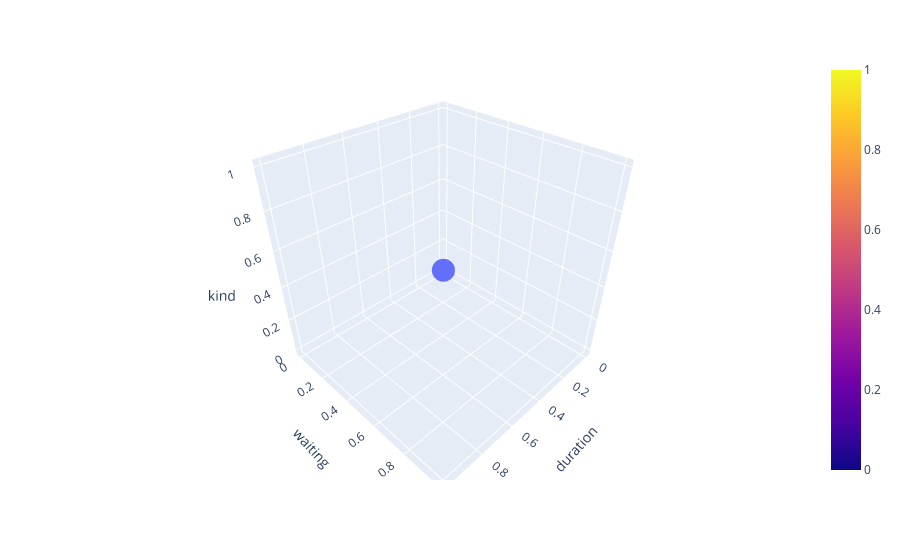

Write notebook code for a chart like this one.
### Code cell
fig = px.scatter_3d(data,x='duration',y='waiting',z='kind')

fig.add_trace(go.Surface(x = data['duration'], y = data['waiting'], z =data['kind'] ))

### Figure 1 — Plotly figure (JSON) as saved in the notebook; plotly's stock layout.template omitted (floating-point values rounded to 4 significant figures; data arrays with more than 128 entries replaced by an {"elided": "..."} marker saying what was removed)
{"data": [{"hovertemplate": "duration=%{x}<br>waiting=%{y}<br>kind=%{z}<extra></extra>", "legendgroup": "", "marker": {"color": "#636efa", "symbol": "circle"}, "mode": "markers", "name": "", "scene": "scene", "showlegend": false, "type": "scatter3d", "x": {"elided": "272 int values"}, "y": {"elided": "272 int values"}, "z": {"elided": "272 int values"}}, {"type": "surface", "x": {"elided": "272 int values"}, "y": {"elided": "272 int values"}, "z": {"elided": "272 int values"}}], "layout": {"legend": {"tracegroupgap": 0}, "margin": {"t": 60}, "scene": {"domain": {"x": [0, 1], "y": [0, 1]}, "xaxis": {"title": {"text": "duration"}}, "yaxis": {"title": {"text": "waiting"}}, "zaxis": {"title": {"text": "kind"}}}}}
